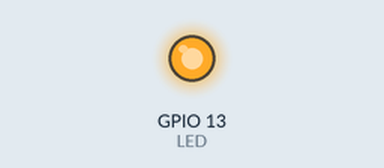
Bench run of a sketch on a simulated ESP32. On the bench: output pins drawn as LEDs (lit = HIGH). No radio packets arrive unless stated; pins used as bus, display or sensor lines are not drawn.

Above: at 0.18 s.
At 2.7 s:
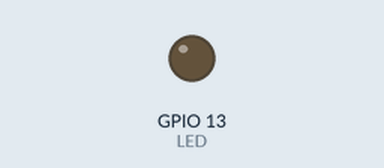
Timing chart, 0 to 6.7 s (numbered marks = the images above):
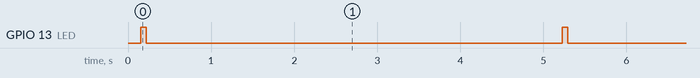

Measured:
- by itself, GPIO 13 (LED): alternates HIGH for 0.06 s and LOW for 5.0 s

The sketch:

LoraPing.ino
```cpp
// LoRaPing
// -*- mode: C++ -*-
// Periodically sends a ping out through
// the LoRa radio.
//
// If DEBUG is defined, Serial output
// is directed to the Arduino Console, and the program
// will only run within connected to the Arduino environment.
// If DEBUG is not defined, the program will run on Battery
// without the Arduino Console, and serial IO will
// be pass through the RX/TX pins.
//
#include "RH_RF95.h"
#include <SPI.h>

//#define DEBUG    // comment out to use without Arduino environment

#ifndef DEBUG
#define Serial Serial1
#endif
/*
 * * * * * * * * * * * * NOTICE * * * * * * * * * * * * * *
 * This sketch requires that the manifest constant RH_RF95_HEADER_LEN in your
 * Local RADIO_HEAD library's RH_RF95.h header file be set to 0.
 * * * * * * * * * * * * * * * * * * * * *  * * * * * * * *
 */

/* for feather32u4
#define RFM95_CS 8
#define RFM95_RST 4
#define RFM95_INT 7
*/

/* for arduino feather SAMD m0 */
#define RFM95_CS 8
#define RFM95_RST 4
#define RFM95_INT 3
#define LED   13

#if 0
/* for shield
#define RFM95_CS 10
#define RFM95_RST 9
#define RFM95_INT 7
*/

/* Feather 32u4 w/wing
#define RFM95_RST     11   // "A"
#define RFM95_CS      10   // "B"
#define RFM95_INT     2    // "SDA" (only SDA/SCL/RX/TX have IRQ!)
*/

/* Feather m0 w/wing
#define RFM95_RST     11   // "A"
#define RFM95_CS      10   // "B"
#define RFM95_INT     6    // "D"
*/

#if defined(ESP8266)
  /* for ESP w/featherwing
  #define RFM95_CS  2    // "E"
  #define RFM95_RST 16   // "D"
  #define RFM95_INT 15   // "B"
  */
#elif defined(ESP32)
  /* ESP32 feather w/wing
  #define RFM95_RST     27   // "A"
  #define RFM95_CS      33   // "B"
  #define RFM95_INT     12   //  next to A
  */
#elif defined(NRF52)
  /* nRF52832 feather w/wing
  #define RFM95_RST     7   // "A"
  #define RFM95_CS      11   // "B"
  #define RFM95_INT     31   // "C"
  */
#elif defined(TEENSYDUINO)
  /* Teensy 3.x w/wing
  #define RFM95_RST     9   // "A"
  #define RFM95_CS      10   // "B"
  #define RFM95_INT     4    // "C"
  */
#endif
#endif


// Change to 434.0 or other frequency, must match RX's freq!
#define RF95_FREQ 915.0

// Singleton instance of the radio driver
RH_RF95 rf95(RFM95_CS, RFM95_INT);

#define PING_LENGTH 42

static uint8_t pingdex=0;
static char *ptr=0;

static char *ping_array[PING_LENGTH]= {
    "PING ABCDEFGHIJKLMNOPQRSTUVWXYZ1234567890\12",
    "PING BCDEFGHIJKLMNOPQRSTUVWXYZ1234567890A\12",
    "PING CDEFGHIJKLMNOPQRSTUVWXYZ1234567890AB\12",
    "PING DEFGHIJKLMNOPQRSTUVWXYZ1234567890ABC\12",
    "PING EFGHIJKLMNOPQRSTUVWXYZ1234567890ABCD\12",
    "PING FGHIJKLMNOPQRSTUVWXYZ1234567890ABCDE\12",
    "PING GHIJKLMNOPQRSTUVWXYZ1234567890ABCDEF\12",
    "PING HIJKLMNOPQRSTUVWXYZ1234567890ABCDEFG\12",
    "PING IJKLMNOPQRSTUVWXYZ1234567890ABCDEFGH\12",
    "PING JKLMNOPQRSTUVWXYZ1234567890ABCDEFGHI\12",
    "PING KLMNOPQRSTUVWXYZ1234567890ABCDEFGHIJ\12",
    "PING LMNOPQRSTUVWXYZ1234567890ABCDEFGHIJK\12",
    "PING MNOPQRSTUVWXYZ1234567890ABCDEFGHIJKL\12",
    "PING NOPQRSTUVWXYZ1234567890ABCDEFGHIJKLM\12",
    "PING OPQRSTUVWXYZ1234567890ABCDEFGHIJKLMN\12",
    "PING PQRSTUVWXYZ1234567890ABCDEFGHIJKLMNO\12",
    "PING QRSTUVWXYZ1234567890ABCDEFGHIJKLMNOP\12",
    "PING RSTUVWXYZ1234567890ABCDEFGHIJKLMNOPQ\12",
    "PING STUVWXYZ1234567890ABCDEFGHIJKLMNOPQR\12",
    "PING TUVWXYZ1234567890ABCDEFGHIJKLMNOPQRS\12",
    "PING UVWXYZ1234567890ABCDEFGHIJKLMNOPQRST\12",
    "PING VWXYZ1234567890ABCDEFGHIJKLMNOPQRSTU\12",
    "PING WXYZ1234567890ABCDEFGHIJKLMNOPQRSTUV\12",
    "PING XYZ1234567890ABCDEFGHIJKLMNOPQRSTUVW\12",
    "PING YZ1234567890ABCDEFGHIJKLMNOPQRSTUVWX\12",
    "PING Z1234567890ABCDEFGHIJKLMNOPQRSTUVWXY\12",
    "PING 1234567890ABCDEFGHIJKLMNOPQRSTUVWXYZ\12",
    "PING 234567890ABCDEFGHIJKLMNOPQRSTUVWXYZ1\12",
    "PING 34567890ABCDEFGHIJKLMNOPQRSTUVWXYZ12\12",
    "PING 4567890ABCDEFGHIJKLMNOPQRSTUVWXYZ123\12",
    "PING 567890ABCDEFGHIJKLMNOPQRSTUVWXYZ1234\12",
    "PING 67890ABCDEFGHIJKLMNOPQRSTUVWXYZ12345\12",
    "PING 7890ABCDEFGHIJKLMNOPQRSTUVWXYZ123456\12",
    "PING 890ABCDEFGHIJKLMNOPQRSTUVWXYZ1234567\12",
    "PING 90ABCDEFGHIJKLMNOPQRSTUVWXYZ12345678\12",
    "PING 0ABCDEFGHIJKLMNOPQRSTUVWXYZ123456789\12",
 };


void setup()
{
  pinMode(RFM95_RST, OUTPUT);
  digitalWrite(RFM95_RST, HIGH);

  pinMode(LED,OUTPUT);
  digitalWrite(LED,LOW);

  delay(100);

  Serial.begin(9600);
  while(!Serial) {
    delay(1);
  }

  Serial.println("Feather LoRa Ping App!");

  // manual radio reset
  digitalWrite(RFM95_RST, LOW);
  delay(10);
  digitalWrite(RFM95_RST, HIGH);
  delay(10);

  while (!rf95.init()) {
    Serial.println("LoRa radio init failed");
    while (1);
  }
  Serial.println("LoRa radio init OK!");

  // Defaults after init are 915.0MHz,
  // modulation LoRa_Bw125Cr45Sf128 (the chip default),
  // power output +20dbM

  if (!rf95.setFrequency(RF95_FREQ)) {
    Serial.println("setFrequency failed");
    while (1);
  }
  Serial.print("Set Freq to: "); Serial.println(RF95_FREQ);

  // Defaults after init are 915.0MHz, 20dBm, Bw = 125 kHz, Cr = 4/5, Sf = 128chips/symbol, CRC on

  rf95.setTxPower(20, false);
}

void loop()
{
  ptr=ping_array[pingdex++];
  if(pingdex>35) pingdex=0;
  Serial.print(ptr);
  delay(10);
  digitalWrite(LED,HIGH);
  rf95.send((uint8_t *)ptr, 42);
  delay(3);
  rf95.waitPacketSent();
  digitalWrite(LED,LOW);
  delay(5000); // Wait 1 second between transmits, could also 'sleep' here!
}
```
